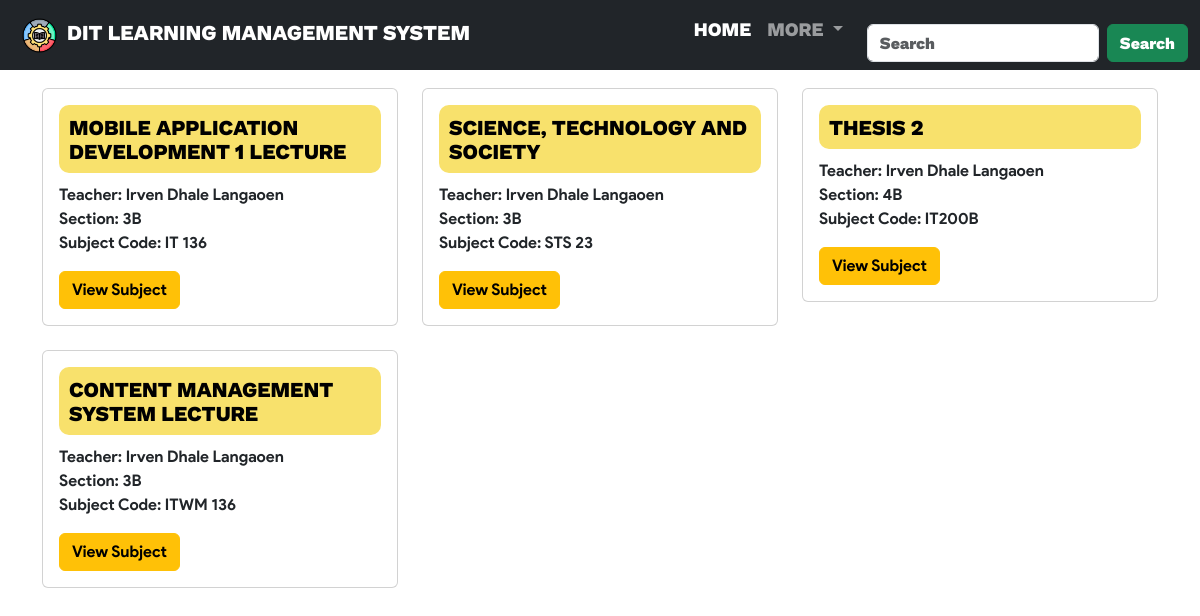
Page /teacher (signed in) on the committed database.
### website/models.py (models this page shows)
class Subj(db.Model, UserMixin):
    id = db.Column(db.Integer, primary_key=True)
    section = db.Column(db.String(150))
    course = db.Column(db.String(150))
    code = db.Column(db.String(150), unique=True)
    invCode = db.Column(db.String(150), unique=True)

class Teacher(db.Model, UserMixin):
    id = db.Column(db.Integer, primary_key=True)
    email = db.Column(db.String(150), unique=True)
    password = db.Column(db.String(150))
    givenName = db.Column(db.String(150))
    lastName = db.Column(db.String(150))
    subjects = db.relationship('Subj', secondary=teacher_subject_association, backref=db.backref('teachers', lazy='dynamic'))

### website/views.py (the view)
@views.route('/teacher', methods=['GET', 'POST'])
@login_required
def teacher():
    current_teacher = Teacher.query.get(current_user.id)
    return render_template('home-teacher.html', user=current_user, teacher=current_teacher)

### website/templates/home-teacher.html (shortened to what this page needs)
{% extends "base.html" %}
{% block barnav %}
    {% include "navbar-teacher.html" %}
{% endblock %}
{% block content %}
<div class="container-fluid mt-5 pt-4" style="font-family: 'ProductSansBold'; padding: 0;">
    <div class="row">
        {% for subject in teacher.subjects %}
        <div class="col-md-4">
            <div class="card mb-4">
                <div class="card-body">
                    <div class="subject-title" style="background-color: #F8E16C; padding: 10px; border-radius: 10px; margin-bottom: 10px;">
                        <a href="#" onclick="return teacherStream('{{ subject.id }}')" style="text-decoration: none;">
                            <h5 class="card-title" style="font-family: ProdigySansExtraBold; margin: 0; text-transform: uppercase; color: black;">{{ subject.course }}</h5>
                        </a>
                    </div>
                    <p class="card-text">Teacher: {{ teacher.givenName }} {{ teacher.lastName }} <br>Section: {{ subject.section }} <br>Subject Code: {{ subject.code }}</p>
                    <a href="#" onclick="return teacherStream('{{ subject.id }}')" class="btn btn-warning">View Subject</a>
                </div>
            </div>
        </div>
        {% endfor %}
    </div>
</div>
{% endblock %}

### website/templates/home-teacher.html (style rules this page uses)
.subject-title { background-color: #FFFCF7; padding: 10px; border-radius: 10px; margin-bottom: 10px; transition: background-color 0.2s ease; }
.subject-title a { text-decoration: none; }
body { margin: 0; }

### rows in the picture
Subj: course "MOBILE APPLICATION DEVELOPMENT 1 LECTURE", section "3B", code "IT 136"
Teacher: givenName "Irven Dhale", lastName "Langaoen"
Subj: course "SCIENCE, TECHNOLOGY AND SOCIETY", section "3B", code "STS 23"
Subj: course "THESIS 2", section "4B", code "IT200B"
Subj: course "CONTENT MANAGEMENT SYSTEM LECTURE", section "3B", code "ITWM 136"
